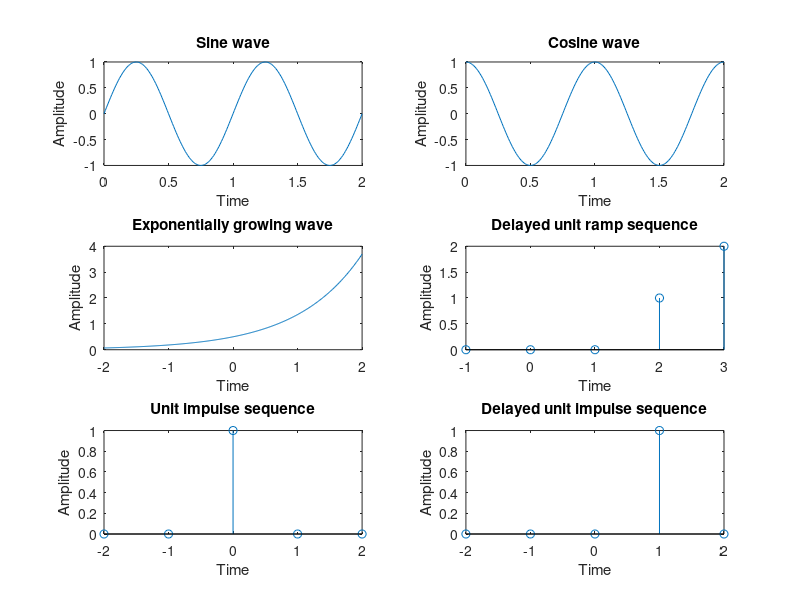

This chart was generated by the following MATLAB code:
%Generation of CTS
clear all;
close all;
clc;
%Generation of sine wave
t=0:0.01:2;
x=sin(2*pi*t);
subplot(3,2,1)
plot(t,x);
xlabel('Time');
ylabel('Amplitude');
title('Sine wave');
%Generation of cosine wave
t=0:0.01:2;
x=cos(2*pi*t);
subplot(3,2,2)
plot(t,x);
xlabel('Time');
ylabel('Amplitude');
title('Cosine wave');
%Generation of exponentially growing wave
t=-2:0.01:2;
a=0.5;
x=a*exp(t);
subplot(3,2,3)
plot(t,x);
xlabel('Time');
ylabel('Amplitude')
title('Exponentially growing wave');
%Generation of exponentially decaying wave
t=-2:0.01:2;
a=0.5;
x=a*exp(-t);
subplot(3,2,4)
plot(t,x);
xlabel('Time');
ylabel('Amplitude')
title('Exponentially decaying wave');
%saw tooth graph
t=0:0.01:2;
x=sawtooth(10*t);
subplot(3,2,5);
plot(t,x);
xlabel('Time');
ylabel('Amplitude')
title('Sawtooth');
%triangular graph
t=0:0.01:2;
x=sawtooth(10*t,0.5);
subplot(3,2,6);
plot(t,x);
xlabel('Time');
ylabel('Amplitude')
title('Triangular');
%Delayed unit ramp sequence
t=-1:1:3;
x=[0 0 0 1 2];
subplot(3,2,4);
stem(t,x);
xlabel('Time');
ylabel('Amplitude');
title('Delayed unit ramp sequence');
%Generate unit impulse sequence
t=-2:1:2;
x=[0 0 1 0 0];
subplot(3,2,5);
stem(t,x);
xlabel('Time');
ylabel('Amplitude');
title('Unit impulse sequence');
%Delayed unit impulse sequence
t=-2:1:2;
x=[0 0 0 1 0];
subplot(3,2,6);
stem(t,x);
xlabel('Time');
ylabel('Amplitude');
title('Delayed unit impulse sequence');